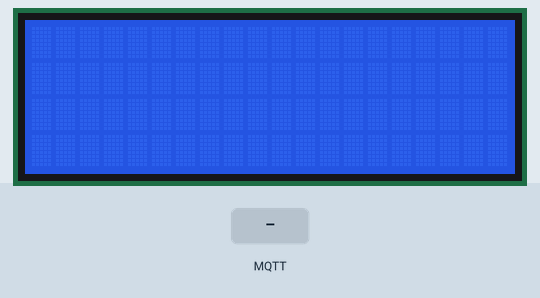
The sketch below on a simulated ESP8266 (NodeMCU). Parts: 20×4 character LCD. Inputs (shaded band) come from the test bench. WiFi joins after 1.5 s; servers stay silent unless stated; no MQTT or app messages arrive unless stated; what the sketch prints to the serial monitor is not drawn.

Above: at 2.8 s.
2.9 s: MQTT message "on" arrives on the first subscribed topic
At 4.1 s:
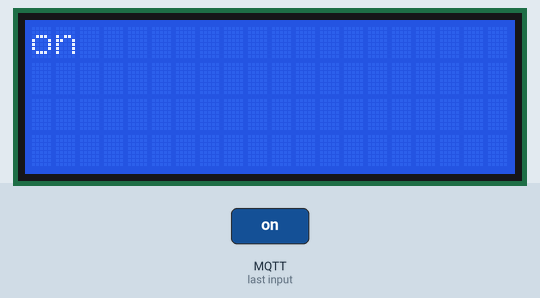
4.4 s: MQTT message "off" arrives on the first subscribed topic
At 5.3 s:
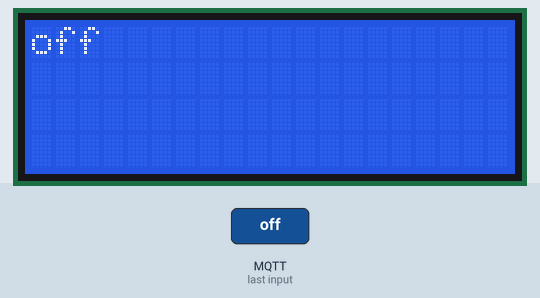
5.9 s: MQTT message "on" arrives on the second subscribed topic
At 6.4 s:
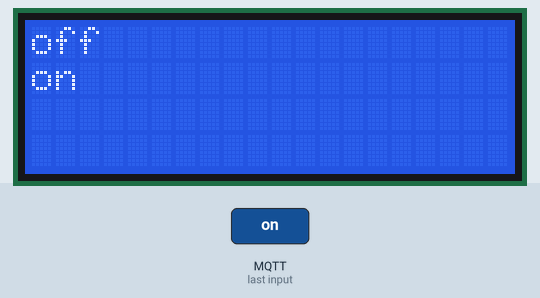
7.4 s: MQTT message "on" arrives on the third subscribed topic
At 8.6 s:
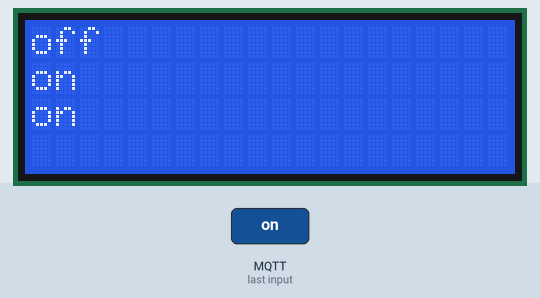
8.9 s: MQTT message "1" arrives on the first subscribed topic
At 9.8 s:
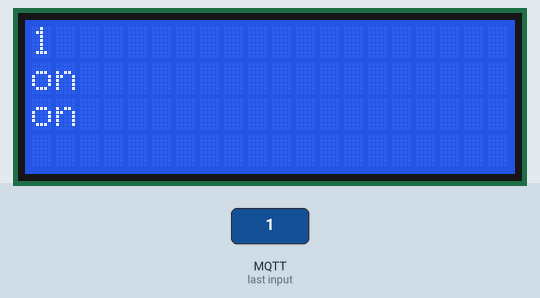
10.4 s: MQTT message "off" arrives on the second subscribed topic
At 11.1 s:
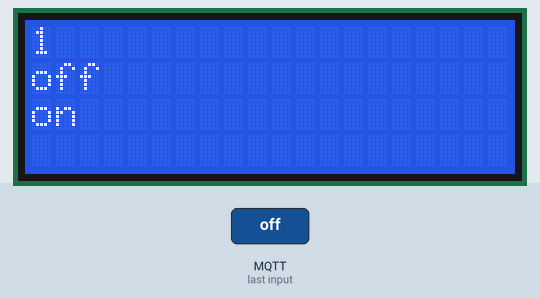
Timing chart, 0 to 12.9 s (numbered marks = the images above; inputs shaded):
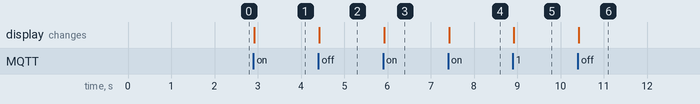

Measured:
- after the input at 2.9 s, the display: changes at once (image 1)
- after the input at 4.4 s, the display: changes at once (image 2)
- after the input at 5.9 s, the display: changes at once (image 3)
- after the input at 7.4 s, the display: changes at once (image 4)
- after the input at 8.9 s, the display: changes at once (image 5)
- after the input at 10.4 s, the display: changes at once (image 6)

The sketch:

MQTTSubscriptionMultilineI2C-LCD.ino
```cpp
#include <ESP8266WiFi.h>
#include <PubSubClient.h>
#include <LiquidCrystal_I2C.h>

LiquidCrystal_I2C lcd(0x3F,20,4);  // set the LCD address to 0x3F for a 20 chars and 4 line display

// WiFi settings
const char *ssid = "<SSID>";             // Replace with your WiFi name
const char *password = "<PASSWORD>";   // Replace with your WiFi password

// MQTT Broker settings
const char *mqtt_broker = "192.168.1.1";
const char *mqtt_topic_line1 = "serial/line1";     // MQTT topic for Line 1
const char *mqtt_topic_line2 = "serial/line2";     // MQTT topic for Line 2
const char *mqtt_topic_line3 = "serial/line3";     // MQTT topic for Line 3
const char *mqtt_topic_line4 = "serial/line4";     // MQTT topic for Line 4
const char *mqtt_username = "test";  // MQTT username for authentication
const char *mqtt_password = "test";  // MQTT password for authentication
const int mqtt_port = 1883;  // MQTT port (TCP)

WiFiClient espClient;
PubSubClient mqtt_client(espClient);

void connectToWiFi();

void connectToMQTTBroker();

void mqttCallback(char *topic, byte *payload, unsigned int length);

void setup() {
    Serial.begin(115200);
    lcd.init();
    lcd.clear();
    lcd.backlight();      // Make sure backlight is on

    connectToWiFi();
    mqtt_client.setServer(mqtt_broker, mqtt_port);
    mqtt_client.setCallback(mqttCallback);
    connectToMQTTBroker();
}

void connectToWiFi() {
    WiFi.begin(ssid, password);
    Serial.print("Connecting to WiFi");
    while (WiFi.status() != WL_CONNECTED) {
        delay(500);
        Serial.print(".");
    }
    Serial.println("\nConnected to the WiFi network");
}

void connectToMQTTBroker() {
    while (!mqtt_client.connected()) {
        String client_id = "esp8266-client-" + String(WiFi.macAddress());
        Serial.printf("Connecting to MQTT Broker as %s.....\n", client_id.c_str());
        if (mqtt_client.connect(client_id.c_str(), mqtt_username, mqtt_password)) {
            Serial.println("Connected to MQTT broker");
            mqtt_client.subscribe(mqtt_topic_line1);
            mqtt_client.subscribe(mqtt_topic_line2);
            mqtt_client.subscribe(mqtt_topic_line3);
            mqtt_client.subscribe(mqtt_topic_line4);
            // Publish message upon successful connection
            // mqtt_client.publish(mqtt_topic, "Hi EMQX I'm ESP8266 ^^");
        } else {
            Serial.print("Failed to connect to MQTT broker, rc=");
            Serial.print(mqtt_client.state());
            Serial.println(" try again in 5 seconds");
            delay(5000);
        }
    }
}

void mqttCallback(char *topic, byte *payload, unsigned int length) {
    Serial.print("Message received on topic: ");
    Serial.println(topic);
    Serial.print("Message:");
    //lcd.clear();

  if (strcmp(topic,mqtt_topic_line1)==0){
      lcd.setCursor(0,0);
      lcd.print("                    ");
      for (unsigned int i = 0; i < length; i++) {
        Serial.print((char) payload[i]);
        lcd.setCursor(i,0);
        lcd.print((char) payload[i]);
    }

  }

  if (strcmp(topic,mqtt_topic_line2)==0) {
      lcd.setCursor(0,1);
      lcd.print("                    ");
       for (unsigned int i = 0; i < length; i++) {
        Serial.print((char) payload[i]);
        lcd.setCursor(i,1);
        lcd.print((char) payload[i]);
    }
  }

  if (strcmp(topic,mqtt_topic_line3)==0) {
      lcd.setCursor(0,2);
      lcd.print("                    ");
      for (unsigned int i = 0; i < length; i++) {
        Serial.print((char) payload[i]);
        lcd.setCursor(i,2);
        lcd.print((char) payload[i]);
    }

  }

  if (strcmp(topic,mqtt_topic_line4)==0) {
      lcd.setCursor(0,3);
      lcd.print("                    ");
      for (unsigned int i = 0; i < length; i++) {
        Serial.print((char) payload[i]);
        lcd.setCursor(i,3);
        lcd.print((char) payload[i]);
    }

  }

    Serial.println();
    Serial.println("-----------------------");
}

void loop() {
    if (!mqtt_client.connected()) {
        connectToMQTTBroker();
    }
    mqtt_client.loop();
}
```
